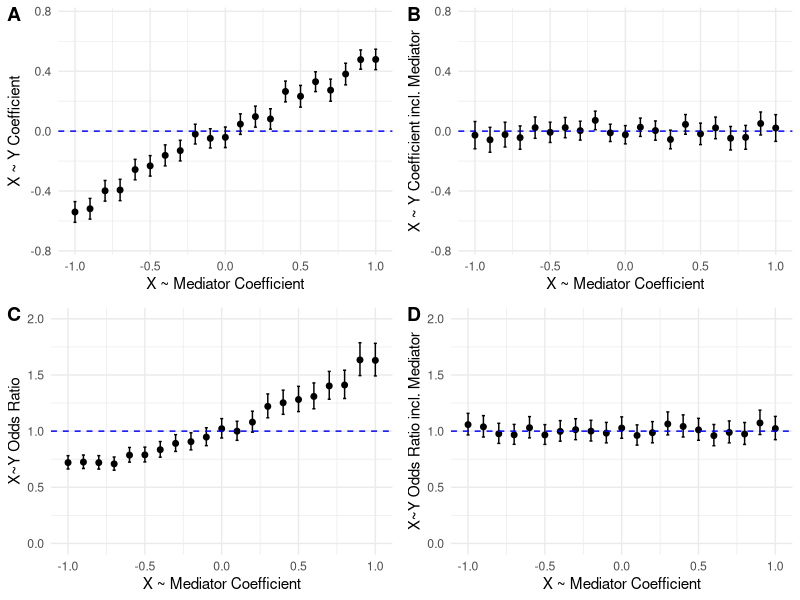
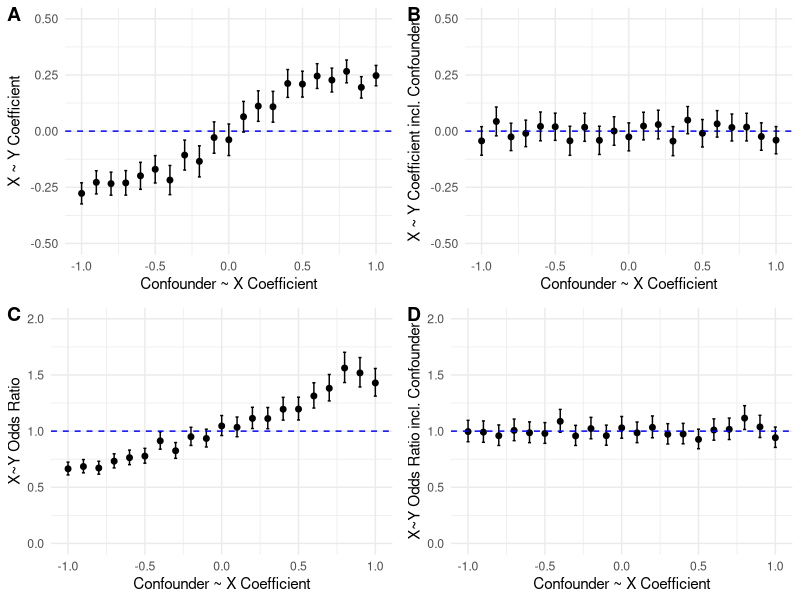

Write R code to recreate these figures, in order. (Note: a time limit stopped this script after it produced the figures.)
# Loading useful libraries
library(tidyverse)
library(dplyr)
library(ggplot2)
library(ggpubr)

set.seed(27)

################################################################################
# Mediator example (linear regression)

# Creating the mediator simulation function

sim_Med <- function(betaXMed, betaMedY, betaXY){
  n <- 1000
  errorMed <- 1     # error / random noise scaling
  errorX   <- 1
  errorY   <- 1
  X   <- errorX*rnorm(n)                             # generate X from standard normal distribution
  Med <- betaXMed*X              + errorMed*rnorm(n) # generate Mediator from X
  Y   <- betaXY*X + betaMedY*Med + errorY*rnorm(n)   # generate Y from X and Mediator
  lm1 <- lm(Y~X)          # simple regression
  lm2 <- lm(Y~X+Med)      # multiple regression
  coefXY    <- lm1$coefficients[2]  # save the estimate effect of X on Y from the simple regression
  coefXMedY <- lm2$coefficients[2]  # save the estimate effect of X on Y from the multiple regression
  coefXY.up    <- confint(lm1)[2,2] # save confidence intervals for both regressions
  coefXY.lo    <- confint(lm1)[2,1]
  coefXMedY.up <- confint(lm2)[2,2]
  coefXMedY.lo <- confint(lm2)[2,1]
  return(data.frame(coefXY, coefXMedY,            # return the two coefficients
                    coefXY.lo, coefXY.up,         # and the confidence intervals
                    coefXMedY.lo, coefXMedY.up)) 
}

# Set the parameters we will be using
betaMedY <- 0.5   # the mediator has quite a strong (0.5 coefficient) effect on Y
betaXY   <- 0.0   # this is the true effect of X on Y, here set as zero

# Test the function
sim_Med(1, betaMedY, betaXY)

# Run a loop of betaXMed values from -1.0 to +1.0 
betaXMed <- seq(-1.0, 1.0, by = 0.1)

resultsMed <- lapply(betaXMed, sim_Med, betaMedY, betaXY)

Med_df <- bind_rows(resultsMed)
# head(Med_df) 

# Now we can plot the estimated coefficient from the two regression models to show 
# the bias caused by different levels of mediator bias.
# The plot includes horizontal line which should be set at the 'true' value of the coefficient.

# Graph for simple regression, showing mediator bias
plot1 <- ggplot(Med_df, aes(x=betaXMed, y=coefXY)) +
  geom_point(shape=19, size = 1.7)+
  ylim(-0.75, 0.75)+
  geom_hline(yintercept=0.0, linetype='dashed', color='blue') +
  geom_errorbar(aes(ymin=coefXY.lo, ymax=coefXY.up), width=.02, colour = "black") +
  theme_minimal() + 
  xlab("X ~ Mediator Coefficient") + ylab("X ~ Y Coefficient")

# Graph for multiple regression, accounting for mediator
plot2 <- ggplot(Med_df, aes(x=betaXMed, y=coefXMedY)) +
  geom_point(shape=19, size = 1.7)+
  ylim(-0.75, 0.75)+
  geom_hline(yintercept=0.0, linetype='dashed', color='blue') +
  geom_errorbar(aes(ymin=coefXMedY.lo, ymax=coefXMedY.up), width=.02, colour = "black") +
  theme_minimal() + 
  xlab("X ~ Mediator Coefficient") + ylab("X ~ Y Coefficient incl. Mediator")


################################################################################
# Mediator example (logistic regression)

sim_Med_log <- function(bMX){
  n <- 10000                # the number of observations in the study
  X <- rbinom(n, 1, 0.5)   # categorical factor X
  #bMX <- log(bMX)
  intX <- 0     # intercept for the effect of mediator on X
  intY <- 0     # intercept for the effect of mediator on Y
  bMY <- 2      # coefficient for the effect of mediator on Y
  bXY <- 0      # coefficient for the effect of X on Y
  
  pM <- 1 / (1 + exp(-intX-bMX*X))         # expected probabilities of mediator
  M2 <- rbinom(n, 1, pM)                   # observed values of mediator
  pY <- 1 / (1 + exp(-intY-bXY*X-bMY*M2))  # expected probabilities of Y
  Y2 <- rbinom(n, 1, pY)                   # observed values of Y
  
  dat <- data.frame(X, M2, Y2)
  
  # Now run the logistic regressions with the 'observed' values of X, Y and Con
  glm1 <- glm(Y2 ~ X, family = binomial)     
  glm2 <- glm(Y2 ~ X + M2, family = binomial) 
  
  coefXY    <- exp(glm1$coefficients[2])  # save the estimate effect of X on Y from the simple regression
  coefXMedY <- exp(glm2$coefficients[2])  # save the estimate effect of X on Y from the multiple regression
  coefXY.up <- exp(confint(glm1)[2,2])    # save confidence intervals
  coefXY.lo <- exp(confint(glm1)[2,1])
  coefXMedY.up <- exp(confint(glm2)[2,2])
  coefXMedY.lo <- exp(confint(glm2)[2,1])
  return(data.frame(coefXY, coefXMedY, coefXY.lo, coefXY.up, coefXMedY.lo, coefXMedY.up))
}

sim_Med_log(1)
bMX <- seq(-1, 1, by = 0.1)

resultslogMed <- lapply(bMX, sim_Med_log)

Med_logdf <- bind_rows(resultslogMed)
head(Med_logdf) 

# Graph showing coefficients biased by mediator
plot3 <- ggplot(Med_logdf, aes(x=bMX, y=coefXY)) +
  geom_point(shape=19, size = 1.7)+
  geom_errorbar(aes(ymin=coefXY.lo, ymax=coefXY.up), width=.02, colour = "black") +
  ylim(0, 2)+
  geom_hline(yintercept=1, linetype='dashed', color='blue') +
  ylab("X~Y Odds Ratio") + xlab("X ~ Mediator Coefficient") +
  theme_minimal()

# Graph showing coefficients unbiased by mediator
plot4 <- ggplot(Med_logdf, aes(x=bMX, y=coefXMedY)) +
  geom_point(shape=19, size = 1.7)+
  geom_errorbar(aes(ymin=coefXMedY.lo, ymax=coefXMedY.up), width=.02, colour = "black") +
  ylim(0, 2)+
  geom_hline(yintercept=1, linetype='dashed', color='blue') +
  ylab("X~Y Odds Ratio incl. Mediator") + xlab("X ~ Mediator Coefficient") +
  theme_minimal()

# View the graphs
ggarrange(plot1, plot2, plot3, plot4, labels = c("A", "B", "C", "D"),
          ncol = 2, nrow = 2)


################################################################################
# Confounder example (linear regression)

# Creating the confounder simulation function
sim_Con <- function(betaConX, betaConY, betaXY){
  n <- 1000
  errorCon <- 1    # error / random noise scaling
  errorX   <- 1
  errorY   <- 1
  Con <- errorCon*rnorm(n)                             # generate Confounder
  X   <- betaConX * Con              + errorX*rnorm(n) # generate X from Confounder
  Y   <- betaConY * Con + betaXY * X + errorY*rnorm(n) # generate Y from Confounder and (potentially) X
  lm1 <- lm(Y~X)         # simple regression
  lm2 <- lm(Y~X+Con)     # multiple regression
  coefXY    <- lm1$coefficients[2]  # save the estimate effect of X on Y from the simple regression
  coefXYCon <- lm2$coefficients[2]  # save the estimate effect of X on Y from the multiple regression
  coefXY.up    <- confint(lm1)[2,2] # save confidence intervals for both regressions
  coefXY.lo    <- confint(lm1)[2,1]
  coefXYCon.up <- confint(lm2)[2,2]
  coefXYCon.lo <- confint(lm2)[2,1]
  return(data.frame(coefXY, coefXYCon,            # return the two coefficients
                    coefXY.lo, coefXY.up,         # and the confidence intervals
                    coefXYCon.lo, coefXYCon.up)) 
}

# Set the parameters we will be using
betaConY <- 0.5  # the confounder has quite a strong (0.5 coefficient) effect on Y
betaXY   <- 0.0  # this is the true effect of X on Y, here set as zero

# Test the function
sim_Con(1, betaConY, betaXY) 

# Running the function in a loop using different betaConX values between -1.0 (strong confounded 
# negative correlation) and +1.0 (strong confounded positive correlation). 0 means no confounding.
betaConX <- seq(-1.0, 1.0, by = 0.1)

resultsCon <- lapply(betaConX, sim_Con, betaConY, betaXY)

Con_df <- bind_rows(resultsCon)
# head(Con_df) # examine the output

# Now we can plot the estimated coefficient from the two regression models to show 
# the bias caused by different levels of confounding.
# The plot includes horizontal line which should be set at the 'true' value of the coefficient.

# Graph for simple regression, showing confounding bias
plot5 <- ggplot(Con_df, aes(x=betaConX, y=coefXY)) +
  geom_point(shape=19, size = 1.7)+
  ylim(-0.5, 0.5)+
  geom_hline(yintercept=0.0, linetype='dashed', color='blue') +
  geom_errorbar(aes(ymin=coefXY.lo, ymax=coefXY.up), width=.02, colour = "black") +
  theme_minimal() + 
  xlab("Confounder ~ X Coefficient") + ylab("X ~ Y Coefficient")

# Graph for multiple regression, accounting for confounder
plot6 <- ggplot(Con_df, aes(x=betaConX, y=coefXYCon)) +
  geom_point(shape=19, size = 1.7)+
  ylim(-0.5, 0.5)+
  geom_hline(yintercept=0.0, linetype='dashed', color='blue') +
  geom_errorbar(aes(ymin=coefXYCon.lo, ymax=coefXYCon.up), width=.02, colour = "black") +
  theme_minimal() + 
  xlab("Confounder ~ X Coefficient") + ylab("X ~ Y Coefficient incl. Confounder")


################################################################################
# Confounder example (logistic regression)

sim_Con_log <- function(bCX){
  n <- 10000      # the number of observations in the study
  #bCX <- log(bCX)
  C <- rbinom(n, 1, 0.5)      # simulate n values of C from the binomial distribution
  
  intX <- 0     # the intercept for the logistic regressions for the effect of the confounder on X
  intY <- 0     # the intercept for the logistic regressions for the effect of the confounder on Y
  bCY <- 2      # the coefficient for the effect of the confounder on Y (the log of the odds ratio)
  
  pX <- 1 / (1 + exp(-intX-bCX*C))   # EXPECTED probabilities of X given the value of the confounder
  pY <- 1 / (1 + exp(-intY-bCY*C))   # EXPECTED probabilities of Y given the value of the confounder
  
  X2 <- rbinom(n, 1, pX)  # Use the Expected probabilities for X to generate a value either 1 or 0 for the OBSERVED value of X
  Y2 <- rbinom(n, 1, pY)  # Use the Expected probabilities for Y to generate a value either 1 or 0 for the OBSERVED value of Y
  
  dat <- data.frame(C, X2, Y2)
  
  # Now run the logistic regressions with the 'observed' values of X, Y and Con
  glm1 <- glm(Y2 ~ X2, family = binomial)     
  glm2 <- glm(Y2 ~ X2 + C, family = binomial) 
  coefXY    <- exp(glm1$coefficients[2])  # save the estimate effect of X on Y from the simple regression
  coefXYCon <- exp(glm2$coefficients[2])  # save the estimate effect of X on Y from the multiple regression
  coefXY.up <- exp(confint(glm1)[2,2])    # save confidence intervals
  coefXY.lo <- exp(confint(glm1)[2,1])
  coefXYCon.up <- exp(confint(glm2)[2,2])
  coefXYCon.lo <- exp(confint(glm2)[2,1])
  return(data.frame(coefXY, coefXYCon, coefXY.lo, coefXY.up, coefXYCon.lo, coefXYCon.up))
}

sim_Con_log(1)

bCX <- seq(-1.0, 1.0, by = 0.1)

resultslogCon <- lapply(bCX, sim_Con_log)

Con_logdf <- bind_rows(resultslogCon)
head(Con_logdf) 

# Graph showing coefficients biased by confounder
plot7 <- ggplot(Con_logdf, aes(x=bCX, y=coefXY)) +
  geom_point(shape=19, size = 1.7)+
  geom_errorbar(aes(ymin=coefXY.lo, ymax=coefXY.up), width=.02, colour = "black") +
  ylim(0, 2)+
  geom_hline(yintercept=1, linetype='dashed', color='blue') +
  ylab("X~Y Odds Ratio") + xlab("Confounder ~ X Coefficient") +
  theme_minimal()

# Graph showing coefficients unbiased by confounder
plot8 <- ggplot(Con_logdf, aes(x=bCX, y=coefXYCon)) +
  geom_point(shape=19, size = 1.7)+
  geom_errorbar(aes(ymin=coefXYCon.lo, ymax=coefXYCon.up), width=.02, colour = "black") +
  ylim(0, 2)+
  geom_hline(yintercept=1, linetype='dashed', color='blue') +
  ylab("X~Y Odds Ratio incl. Confounder") + xlab("Confounder ~ X Coefficient") +
  theme_minimal()

# View the graphs
ggarrange(plot5, plot6, plot7, plot8, labels = c("A", "B", "C", "D"),
          ncol = 2, nrow = 2)


################################################################################
# Collider example (linear regression)

# Creating the collider simulation function
sim_Col <- function(betaXCol, betaYCol, betaXY){
  n <- 1000
  errorCol <- 1    # error / random noise scaling
  errorX   <- 1
  errorY   <- 1
  X   <- errorX*rnorm(n)                             # generate X from standard normal distribution
  Y   <- betaXY*X                + errorY*rnorm(n)   # generate Y from standard normal distribution and X
  Col <- betaXCol*X + betaYCol*Y + errorCol*rnorm(n) # generate Collider from X and Y
  lm1 <- lm(Y~X)          # simple regression
  lm2 <- lm(Y~X+Col)      # multiple regression
  coefXY    <- lm1$coefficients[2]  # save the estimate effect of X on Y from the simple regression
  coefXYCol <- lm2$coefficients[2]  # save the estimate effect of X on Y from the multiple regression 
  coefXY.up    <- confint(lm1)[2,2] # save confidence intervals for both regressions
  coefXY.lo    <- confint(lm1)[2,1]
  coefXYCol.up <- confint(lm2)[2,2]
  coefXYCol.lo <- confint(lm2)[2,1]
  return(data.frame(coefXY, coefXYCol,            # return the two coefficients
                    coefXY.lo, coefXY.up,         # and the confidence intervals
                    coefXYCol.lo, coefXYCol.up)) 
}

# Set the parameters we will be using
betaYCol <- 0.5  # Y has quite a strong (0.5 coefficient) effect on the collider
betaXY   <- 0.0  # this is the true effect of X on Y, here set as zero

# Test the function
sim_Col(1, betaYCol, betaXY)

# Run a loop of betaXCol values from -1.0 to +1.0 
betaXCol <- seq(-1.0, 1.0, by = 0.1)

resultsCol <- lapply(betaXCol, sim_Col, betaYCol, betaXY)

Col_df <- bind_rows(resultsCol)
# head(Col_df) 

# Now we can plot the estimated coefficient from the two regression models to show 
# the bias caused by different levels of collider bias.
# The plot includes horizontal line which should be set at the 'true' value of the coefficient.

# Graph for multiple regression, showing collider bias
plot9 <- ggplot(Col_df, aes(x=betaXCol, y=coefXYCol)) +
  geom_point(shape=19, size = 1.7)+
  ylim(-0.6, 0.6)+
  geom_hline(yintercept=0.0, linetype='dashed', color='blue') +
  geom_errorbar(aes(ymin=coefXYCol.lo, ymax=coefXYCol.up), width=.02, colour = "black") +
  theme_minimal() + 
  xlab("X ~ Collider Coefficient") + ylab("X ~ Y Coefficient incl. Collider")

# Graph for simple regression, unbiased by the collider
plot10 <- ggplot(Col_df, aes(x=betaXCol, y=coefXY)) +
  geom_point(shape=19, size = 1.7)+
  ylim(-0.6, 0.6)+
  geom_hline(yintercept=0.0, linetype='dashed', color='blue') +
  geom_errorbar(aes(ymin=coefXY.lo, ymax=coefXY.up), width=.02, colour = "black") +
  theme_minimal() + 
  xlab("X ~ Collider Coefficient") + ylab("X ~ Y Coefficient")


################################################################################
# Collider example (logistic regression)

# Collider logistic regression

sim_Col_log <- function(bC2X){
  n <- 10000                 # the number of observations in the study
  X <- rbinom(n, 1, 0.5)    # categorical factor X
  #bC2X <- log(bC2X)
  intX <- 0     # intercept for the effect of collider on X
  intY <- 0     # intercept for the effect of collider on Y
  bC2Y <- 2     # coefficient for the effect of collider on Y
  bXY  <- 0     # coefficient for the effect of X on Y
  
  pY <- 1 / (1 + exp(-intY-bXY*X))           # expected probabilities of Y
  Y2 <- rbinom(n, 1, pY)                     # observed values of Y
  pC <- 1 / (1 + exp(-intX-bC2X*X-bC2Y*Y2))  # expected probabilities of collider
  C2 <- rbinom(n, 1, pC)                     # observed values of collider
  
  dat <- data.frame(X, C2, Y2)
  
  glm1 <- glm(Y2 ~ X, family = binomial)   
  glm2 <- glm(Y2 ~ X + C2, family = binomial)  
  
  coefXY    <- exp(glm1$coefficients[2])  # save the estimate effect of X on Y from the simple regression
  coefXYCol <- exp(glm2$coefficients[2])
  coefXY.up <- exp(confint(glm1)[2,2])    # save confidence intervals
  coefXY.lo <- exp(confint(glm1)[2,1])
  coefXYCol.up <- exp(confint(glm2)[2,2])
  coefXYCol.lo <- exp(confint(glm2)[2,1])
  return(data.frame(coefXY, coefXYCol, coefXY.lo, coefXY.up, coefXYCol.lo, coefXYCol.up))
}

sim_Col_log(1)
bC2X <- seq(-1, 1, by = 0.1)

resultslogCol <- lapply(bC2X, sim_Col_log)

Col_logdf <- bind_rows(resultslogCol)
head(Col_logdf) 

# Graph showing coefficients unbiased by confounder
plot11 <- ggplot(Col_logdf, aes(x=bC2X, y=coefXYCol)) +
  geom_point()+
  geom_errorbar(aes(ymin=coefXYCol.lo, ymax=coefXYCol.up), width=.02, colour = "black") +
  ylim(0, 2)+
  geom_hline(yintercept=1, linetype='dashed', color='blue') +
  ylab("X~Y Odds Ratio incl. Collider") + xlab("X ~ Collider Coefficient") +
  theme_minimal()

# Graph showing coefficients unbiased by collider
plot12 <- ggplot(Col_logdf, aes(x=bC2X, y=coefXY)) +
  geom_point()+
  geom_errorbar(aes(ymin=coefXY.lo, ymax=coefXY.up), width=.02, colour = "black") +
  ylim(0, 2)+
  geom_hline(yintercept=1, linetype='dashed', color='blue') +
  ylab("X~Y Odds Ratio") + xlab("X ~ Collider Coefficient") +
  theme_minimal()

# View the graphs
ggarrange(plot9, plot10, plot11, plot12, labels = c("A", "B", "C", "D"),
          ncol = 2, nrow = 2)


################################################################################
# Mediator ~ Y variation

# Set the parameters we will be using
betaXY   <- 0.0   # this is the true effect of X on Y, here set as zero

# Run a loop of betaXMed values from -1.0 to +1.0 
betaXMed <- seq(-1.0, 1.0, by = 0.1)

resultsMed1 <- lapply(betaXMed, sim_Med, betaMedY = 0.25, betaXY) %>%
  bind_rows()
# head(resultsMed1) # examine the output
resultsMed2 <- lapply(betaXMed, sim_Med, betaMedY = 0.50, betaXY) %>%
  bind_rows()
# head(resultsMed2) # examine the output
resultsMed3 <- lapply(betaXMed, sim_Med, betaMedY = 0.75, betaXY) %>%
  bind_rows()
# head(resultsMed3) # examine the output

# Now we can plot the estimated coefficient from the two regression models to show 
# the bias caused by different levels of mediator bias.
# The plot includes horizontal line which should be set at the 'true' value of the coefficient.

# Graph for simple regression, showing mediator bias
plot13 <- ggplot(NULL, aes(x=betaXMed, y=coefXY)) +
  geom_point(data=resultsMed1, shape=19, size = 1.7, aes(colour="0.25")) +
  stat_smooth(data=resultsMed1, method=loess, colour = "darkgoldenrod1", fill = "lemonchiffon") +
  geom_errorbar(data=resultsMed1,aes(ymin=coefXY.lo, ymax=coefXY.up), width = .02, colour='darkgoldenrod1') +
  geom_point(data=resultsMed2, shape=19, size = 1.7, aes(colour="0.50")) +
  stat_smooth(data=resultsMed2, method=loess, colour = "darkorange2", fill = "bisque") +
  geom_errorbar(data=resultsMed2,aes(ymin=coefXY.lo, ymax=coefXY.up), width = .02, colour='darkorange2') +
  geom_point(data=resultsMed3, shape=19, size = 1.7, aes(colour="0.75")) +
  stat_smooth(data=resultsMed3, method=loess, colour = "sienna", fill = "antiquewhite") +
  geom_errorbar(data=resultsMed3,aes(ymin=coefXY.lo, ymax=coefXY.up), width = .02, colour='sienna') +
  geom_hline(yintercept=0.0, linetype='dashed', colour='blue') +  
  scale_color_manual(name="Mediator ~ Y", 
                     breaks=c("0.25", "0.50", "0.75"),
                     values = c("darkgoldenrod1", "darkorange2", "sienna")) +
  ylim(-1, 1) +
  theme_minimal() + 
  xlab("X ~ Mediator Coefficient") + ylab("X ~ Y Coefficient") +
  theme(legend.position = "none")

# Graph for multiple regression, accounting for mediator
plot14 <- ggplot(NULL, aes(x=betaXMed, y=coefXMedY)) +
  geom_point(data=resultsMed1, shape=19, size = 1.7, aes(colour="0.25")) +
  geom_errorbar(data=resultsMed1,aes(ymin=coefXMedY.lo, ymax=coefXMedY.up), width = .02, colour='darkgoldenrod1') +
  geom_point(data=resultsMed2, shape=19, size = 1.7, aes(colour="0.50")) +
  geom_errorbar(data=resultsMed2,aes(ymin=coefXMedY.lo, ymax=coefXMedY.up), width = .02, colour='darkorange2') +
  geom_point(data=resultsMed3, shape=19, size = 1.7, aes(colour="0.75")) +
  geom_errorbar(data=resultsMed3,aes(ymin=coefXMedY.lo, ymax=coefXMedY.up), width = .02, colour='sienna') +
  geom_hline(yintercept=0.0, linetype='dashed', colour='blue') +  
  scale_color_manual(name="Mediator ~ Y", 
                     breaks=c("0.25", "0.50", "0.75"),
                     values = c("darkgoldenrod1", "darkorange2", "sienna")) +  
  ylim(-1, 1) +
  theme_minimal() + 
  xlab("X ~ Mediator Coefficient") + ylab("X ~ Y Coefficient incl. Mediator") +
  theme(legend.position = "none")

# View the graphs
ggarrange(plot13, plot14,
          ncol = 2, nrow = 1)


################################################################################
# Confounder ~ Y variation

# Set the parameters we will be using
betaXY   <- 0.0  # this is the true effect of X on Y, here set as zero

# Running the function in a loop using different betaConX values between -1.0 (strong confounded 
# negative correlation) and +1.0 (strong confounded positive correlation). 0 means no confounding.
betaConX <- seq(-1.0, 1.0, by = 0.1)

resultsCon1 <- lapply(betaConX, sim_Con, betaConY = 0.25, betaXY) %>%
  bind_rows()
# head(resultsCon1) # examine the output
resultsCon2 <- lapply(betaConX, sim_Con, betaConY = 0.50, betaXY) %>%
  bind_rows()
# head(resultsCon2) # examine the output
resultsCon3 <- lapply(betaConX, sim_Con, betaConY = 0.75, betaXY) %>%
  bind_rows()
# head(resultsCon3) # examine the output

# Now we can plot the estimated coefficient from the two regression models to show 
# the bias caused by different levels of confounding.
# The plot includes horizontal line which should be set at the 'true' value of the coefficient.

# Graph for simple regression, showing confounding bias
plot15 <- ggplot(NULL, aes(x=betaConX, y=coefXY)) +
  geom_point(data=resultsCon1, shape=19, size = 1.7, aes(colour="0.25")) +
  stat_smooth(data=resultsCon1, method=loess, colour = "darkgoldenrod1", fill = "lemonchiffon") +
  geom_errorbar(data=resultsCon1,aes(ymin=coefXY.lo, ymax=coefXY.up), width = .02, colour='darkgoldenrod1') +
  geom_point(data=resultsCon2, shape=19, size = 1.7, aes(colour="0.50")) +
  stat_smooth(data=resultsCon2, method=loess, colour = "darkorange2", fill = "bisque") +
  geom_errorbar(data=resultsCon2,aes(ymin=coefXY.lo, ymax=coefXY.up), width = .02, colour='darkorange2') +
  geom_point(data=resultsCon3, shape=19, size = 1.7, aes(colour="0.75")) +
  stat_smooth(data=resultsCon3, method=loess, colour = "sienna", fill = "antiquewhite") +
  geom_errorbar(data=resultsCon3,aes(ymin=coefXY.lo, ymax=coefXY.up), width = .02, colour='sienna') +
  geom_hline(yintercept=0.0, linetype='dashed', colour='blue') +  
  scale_color_manual(name="Confounder ~ Y", 
                     breaks=c("0.25", "0.50", "0.75"),
                     values = c("darkgoldenrod1", "darkorange2", "sienna")) +  
  ylim(-0.5, 0.5) + theme_minimal() + 
  xlab("Confounder ~ X Coefficient") + ylab("X ~ Y Coefficient") +
  theme(legend.position = "none")

# Graph for multiple regression, accounting for confounder
plot16 <- ggplot(NULL, aes(x=betaConX, y=coefXYCon)) +
  geom_point(data=resultsCon1, shape=19, size = 1.7, aes(colour="0.25")) +
  geom_errorbar(data=resultsCon1,aes(ymin=coefXYCon.lo, ymax=coefXYCon.up), width = .02, colour='darkgoldenrod1') +
  geom_point(data=resultsCon2, shape=19, size = 1.7, aes(colour="0.50")) +
  geom_errorbar(data=resultsCon2,aes(ymin=coefXYCon.lo, ymax=coefXYCon.up), width = .02, colour='darkorange2') +
  geom_point(data=resultsCon3, shape=19, size = 1.7, aes(colour="0.75")) +
  geom_errorbar(data=resultsCon3,aes(ymin=coefXYCon.lo, ymax=coefXYCon.up), width = .02, colour='sienna') +
  geom_hline(yintercept=0.0, linetype='dashed', colour='blue') +  
  scale_color_manual(name="Confounder ~ Y", 
                     breaks=c("0.25", "0.50", "0.75"),
                     values = c("darkgoldenrod1", "darkorange2", "sienna")) +  
  ylim(-0.5, 0.5) + theme_minimal() + 
  xlab("Confounder ~ X Coefficient") + ylab("X ~ Y Coefficient incl. Confounder") +
  theme(legend.position = "none")

# View the graphs
ggarrange(plot15, plot16,
          ncol = 2, nrow = 1)


################################################################################
# Y ~ Collider variation

# Set the parameters we will be using
betaXY   <- 0.0  # this is the true effect of X on Y, here set as zero

# Running the function in a loop using different betaXCol values between -1.0 (strong confounded 
# negative correlation) and +1.0 (strong confounded positive correlation). 0 means no confounding.
betaXCol <- seq(-1.0, 1.0, by = 0.1)

resultsCol1 <- lapply(betaXCol, sim_Col, betaYCol = 0.25, betaXY) %>%
  bind_rows() 
# head(resultsCol1) # examine the output
resultsCol2 <- lapply(betaXCol, sim_Col, betaYCol = 0.50, betaXY) %>%
  bind_rows()
# head(resultsCol2) # examine the output
resultsCol3 <- lapply(betaXCol, sim_Col, betaYCol = 0.75, betaXY) %>%
  bind_rows()
# head(resultsCol3) # examine the output

# Now we can plot the estimated coefficient from the two regression models to show 
# the bias caused by different levels of collider bias.
# The plot includes horizontal line which should be set at the 'true' value of the coefficient.

# Graph for multiple regression, showing collider bias
plot17 <- ggplot(NULL, aes(x=betaXCol, y=coefXYCol)) +
  geom_point(data=resultsCol1, shape=19, size = 1.7, aes(colour="0.25")) +
  stat_smooth(data=resultsCol1, method=loess, colour = "darkgoldenrod1", fill = "lemonchiffon") +
  geom_errorbar(data=resultsCol1,aes(ymin=coefXYCol.lo, ymax=coefXYCol.up), width = .02, colour='darkgoldenrod1') +
  geom_point(data=resultsCol2, shape=19, size = 1.7, aes(colour="0.50")) +
  stat_smooth(data=resultsCol2, method=loess, colour = "darkorange2", fill = "bisque") +
  geom_errorbar(data=resultsCol2,aes(ymin=coefXYCol.lo, ymax=coefXYCol.up), width = .02, colour='darkorange2') +
  geom_point(data=resultsCol3, shape=19, size = 1.7, aes(colour="0.75")) +
  stat_smooth(data=resultsCol3, method=loess, colour = "sienna", fill = "antiquewhite") +
  geom_errorbar(data=resultsCol3,aes(ymin=coefXYCol.lo, ymax=coefXYCol.up), width = .02, colour='sienna') +
  geom_hline(yintercept=0.0, linetype='dashed', colour='blue') +  
  scale_color_manual(name="Y ~ Collider", 
                     breaks=c("0.25", "0.50", "0.75"),
                     values = c("darkgoldenrod1", "darkorange2", "sienna")) +
  ylim(-0.6, 0.6) +
  theme_minimal() + 
  xlab("X ~ Collider Coefficient") + ylab("X ~ Y Coefficient incl. Collider") +
  theme(legend.position = "none")

# Graph for simple regression, unbiased by collider
plot18 <- ggplot(NULL, aes(x=betaXCol, y=coefXY)) +
  geom_point(data=resultsCol1, shape=19, size = 1.7, aes(colour="0.25")) +
  geom_errorbar(data=resultsCol1,aes(ymin=coefXY.lo, ymax=coefXY.up), width = .02, colour='darkgoldenrod1') +
  geom_point(data=resultsCol2, shape=19, size = 1.7, aes(colour="0.50")) +
  geom_errorbar(data=resultsCol2,aes(ymin=coefXY.lo, ymax=coefXY.up), width = .02, colour='darkorange2') +
  geom_point(data=resultsCol3, shape=19, size = 1.7, aes(colour="0.75")) +
  geom_errorbar(data=resultsCol3,aes(ymin=coefXY.lo, ymax=coefXY.up), width = .02, colour='sienna') +
  geom_hline(yintercept=0.0, linetype='dashed', colour='blue') +  
  scale_color_manual(name="Y ~ Collider", 
                     breaks=c("0.25", "0.50", "0.75"),
                     values = c("darkgoldenrod1", "darkorange2", "sienna")) +  
  ylim(-0.6, 0.6) +
  theme_minimal() + 
  xlab("X ~ Collider Coefficient") + ylab("X ~ Y Coefficient") +
  theme(legend.position = "none")

# View the graphs
ggarrange(plot17, plot18,
          ncol = 2, nrow = 1)


################################################################################
# X ~ Y variation (mediator)

# Set the parameters we will be using
betaMedY <- 0.5   # this is the true effect of X on Y, here set as zero

# Run a loop of betaXMed values from -1.0 to +1.0 
betaXMed <- seq(-1.0, 1.0, by = 0.1)

resultsMed1 <- lapply(betaXMed, sim_Med, betaMedY, betaXY = 0.25) %>%
  bind_rows()
# head(resultsMed1) # examine the output
resultsMed2 <- lapply(betaXMed, sim_Med, betaMedY, betaXY = 0.50) %>%
  bind_rows()
# head(resultsMed2) # examine the output
resultsMed3 <- lapply(betaXMed, sim_Med, betaMedY, betaXY = 0.75) %>%
  bind_rows()
# head(resultsMed3) # examine the output

# Now we can plot the estimated coefficient from the two regression models to show 
# the bias caused by different levels of mediator bias.
# The plot includes horizontal line which should be set at the 'true' value of the coefficient.

# Graph for simple regression, showing mediator bias
plot19 <- ggplot(NULL, aes(x=betaXMed, y=coefXY)) +
  geom_point(data=resultsMed1, shape=19, size = 1.7, aes(colour="0.25")) +
  geom_errorbar(data=resultsMed1,aes(ymin=coefXY.lo, ymax=coefXY.up), width = .02, colour='darkgoldenrod1') +
  geom_point(data=resultsMed2, shape=19, size = 1.7, aes(colour="0.50")) +
  geom_errorbar(data=resultsMed2,aes(ymin=coefXY.lo, ymax=coefXY.up), width = .02, colour='darkorange2') +
  geom_point(data=resultsMed3, shape=19, size = 1.7, aes(colour="0.75")) +
  geom_errorbar(data=resultsMed3,aes(ymin=coefXY.lo, ymax=coefXY.up), width = .02, colour='sienna') +
  geom_hline(yintercept=0.25, linetype='dashed', colour='darkgoldenrod1') +  
  geom_hline(yintercept=0.50, linetype='dashed', colour='darkorange2') +  
  geom_hline(yintercept=0.75, linetype='dashed', colour='sienna') +  
  scale_color_manual(name="True X ~ Y", 
                     breaks=c("0.25", "0.50", "0.75"),
                     values = c("darkgoldenrod1", "darkorange2", "sienna")) +
  ylim(-0.5, 1.5) +
  theme_minimal() + 
  xlab("X ~ Mediator Coefficient") + ylab("X ~ Y Coefficient") +
  theme(legend.position = "none")

# Graph for multiple regression, accounting for mediator
plot20 <- ggplot(NULL, aes(x=betaXMed, y=coefXMedY)) +
  geom_point(data=resultsMed1, shape=19, size = 1.7, aes(colour="0.25")) +
  geom_errorbar(data=resultsMed1,aes(ymin=coefXMedY.lo, ymax=coefXMedY.up), width = .02, colour='darkgoldenrod1') +
  geom_point(data=resultsMed2, shape=19, size = 1.7, aes(colour="0.50")) +
  geom_errorbar(data=resultsMed2,aes(ymin=coefXMedY.lo, ymax=coefXMedY.up), width = .02, colour='darkorange2') +
  geom_point(data=resultsMed3, shape=19, size = 1.7, aes(colour="0.75")) +
  geom_errorbar(data=resultsMed3,aes(ymin=coefXMedY.lo, ymax=coefXMedY.up), width = .02, colour='sienna') +
  geom_hline(yintercept=0.25, linetype='dashed', colour='darkgoldenrod1') +  
  geom_hline(yintercept=0.50, linetype='dashed', colour='darkorange2') +  
  geom_hline(yintercept=0.75, linetype='dashed', colour='sienna') +  
  scale_color_manual(name="True X ~ Y", 
                     breaks=c("0.25", "0.50", "0.75"),
                     values = c("darkgoldenrod1", "darkorange2", "sienna")) +  
  ylim(-0.5, 1.5) +
  theme_minimal() + 
  xlab("X ~ Mediator Coefficient") + ylab("X ~ Y Coefficient incl. Mediator") +
  theme(legend.position = "none")

# View the graphs
ggarrange(plot19, plot20,
          ncol = 2, nrow = 1)


################################################################################
# X ~ Y variation (confounder)

# Set the parameters we will be using
betaConY <- 0.5  # the confounder has quite a strong (0.5 coefficient) effect on Y

# Running the function in a loop using different betaConX values between -1.0 (strong confounded 
# negative correlation) and +1.0 (strong confounded positive correlation). 0 means no confounding.
betaConX <- seq(-1.0, 1.0, by = 0.1)

resultsCon1 <- lapply(betaConX, sim_Con, betaConY, betaXY = 0.25) %>%
  bind_rows()
# head(resultsCon1) # examine the output
resultsCon2 <- lapply(betaConX, sim_Con, betaConY, betaXY = 0.50) %>%
  bind_rows()
# head(resultsCon2) # examine the output
resultsCon3 <- lapply(betaConX, sim_Con, betaConY, betaXY = 0.75) %>%
  bind_rows()
# head(resultsCon3) # examine the output

# Now we can plot the estimated coefficient from the two regression models to show 
# the bias caused by different levels of confounding.
# The plot includes horizontal line which should be set at the 'true' value of the coefficient.

# Graph for simple regression, showing confounding bias
plot21 <- ggplot(NULL, aes(x=betaConX, y=coefXY)) +
  geom_point(data=resultsCon1, shape=19, size = 1.7, aes(colour="0.25")) +
  geom_errorbar(data=resultsCon1,aes(ymin=coefXY.lo, ymax=coefXY.up), width = .02, colour='darkgoldenrod1') +
  geom_point(data=resultsCon2, shape=19, size = 1.7, aes(colour="0.50")) +
  geom_errorbar(data=resultsCon2,aes(ymin=coefXY.lo, ymax=coefXY.up), width = .02, colour='darkorange2') +
  geom_point(data=resultsCon3, shape=19, size = 1.7, aes(colour="0.75")) +
  geom_errorbar(data=resultsCon3,aes(ymin=coefXY.lo, ymax=coefXY.up), width = .02, colour='sienna') +
  geom_hline(yintercept=0.25, linetype='dashed', colour='darkgoldenrod1') +  
  geom_hline(yintercept=0.50, linetype='dashed', colour='darkorange2') +  
  geom_hline(yintercept=0.75, linetype='dashed', colour='sienna') +  
  scale_color_manual(name="True X ~ Y", 
                     breaks=c("0.25", "0.50", "0.75"),
                     values = c("darkgoldenrod1", "darkorange2", "sienna")) +  
  ylim(-0.2, 1.2) +
  theme_minimal() + 
  xlab("Confounder ~ X Coefficient") + ylab("X ~ Y Coefficient") +
  theme(legend.position = "none")

# Graph for multiple regression, accounting for confounder
plot22 <- ggplot(NULL, aes(x=betaConX, y=coefXYCon)) +
  geom_point(data=resultsCon1, shape=19, size = 1.7, aes(colour="0.25")) +
  geom_errorbar(data=resultsCon1,aes(ymin=coefXYCon.lo, ymax=coefXYCon.up), width = .02, colour='darkgoldenrod1') +
  geom_point(data=resultsCon2, shape=19, size = 1.7, aes(colour="0.50")) +
  geom_errorbar(data=resultsCon2,aes(ymin=coefXYCon.lo, ymax=coefXYCon.up), width = .02, colour='darkorange2') +
  geom_point(data=resultsCon3, shape=19, size = 1.7, aes(colour="0.75")) +
  geom_errorbar(data=resultsCon3,aes(ymin=coefXYCon.lo, ymax=coefXYCon.up), width = .02, colour='sienna') +
  geom_hline(yintercept=0.25, linetype='dashed', colour='darkgoldenrod1') +  
  geom_hline(yintercept=0.50, linetype='dashed', colour='darkorange2') +  
  geom_hline(yintercept=0.75, linetype='dashed', colour='sienna') +  
  scale_color_manual(name="True X ~ Y", 
                     breaks=c("0.25", "0.50", "0.75"),
                     values = c("darkgoldenrod1", "darkorange2", "sienna")) +  
  ylim(-0.2, 1.2) +
  theme_minimal() + 
  xlab("Confounder ~ X Coefficient") + ylab("X ~ Y Coefficient incl. Confounder") +
  theme(legend.position = "none")

# View the graphs
ggarrange(plot21, plot22,
          ncol = 2, nrow = 1)


################################################################################
# X ~ Y variation (collider)

# Set the parameters we will be using
betaYCol <- 0.5  # this is the true effect of Y on the collider, here set as 0.5

# Running the function in a loop using different betaXCol values between -1.0 (strong confounded 
# negative correlation) and +1.0 (strong confounded positive correlation). 0 means no confounding.
betaXCol <- seq(-1.0, 1.0, by = 0.1)

resultsCol1 <- lapply(betaXCol, sim_Col, betaYCol, betaXY = 0.25) %>%
  bind_rows() 
# head(resultsCol1) # examine the output
resultsCol2 <- lapply(betaXCol, sim_Col, betaYCol, betaXY = 0.50) %>%
  bind_rows()
# head(resultsCol2) # examine the output
resultsCol3 <- lapply(betaXCol, sim_Col, betaYCol, betaXY = 0.75) %>%
  bind_rows()
# head(resultsCol3) # examine the output

# Now we can plot the estimated coefficient from the two regression models to show 
# the bias caused by different levels of collider bias.
# The plot includes horizontal line which should be set at the 'true' value of the coefficient.

# Graph for multiple regression, showing collider bias
plot23 <- ggplot(NULL, aes(x=betaXCol, y=coefXYCol)) +
  geom_point(data=resultsCol1, shape=19, size = 1.7, aes(colour="0.25")) +
  geom_errorbar(data=resultsCol1,aes(ymin=coefXYCol.lo, ymax=coefXYCol.up), width = .02, colour='darkgoldenrod1') +
  geom_point(data=resultsCol2, shape=19, size = 1.7, aes(colour="0.50")) +
  geom_errorbar(data=resultsCol2,aes(ymin=coefXYCol.lo, ymax=coefXYCol.up), width = .02, colour='darkorange2') +
  geom_point(data=resultsCol3, shape=19, size = 1.7, aes(colour="0.75")) +
  geom_errorbar(data=resultsCol3,aes(ymin=coefXYCol.lo, ymax=coefXYCol.up), width = .02, colour='sienna') +
  geom_hline(yintercept=0.25, linetype='dashed', colour='darkgoldenrod1') +  
  geom_hline(yintercept=0.50, linetype='dashed', colour='darkorange2') +  
  geom_hline(yintercept=0.75, linetype='dashed', colour='sienna') +  
  scale_color_manual(name="True X ~ Y", 
                     breaks=c("0.25", "0.50", "0.75"),
                     values = c("darkgoldenrod1", "darkorange2", "sienna")) +
  ylim(-0.3, 1.3) +
  theme_minimal() + 
  xlab("X ~ Collider Coefficient") + ylab("X ~ Y Coefficient incl. Collider") +
  theme(legend.position = "none")

# Graph for simple regression, unbiased by collider
plot24 <- ggplot(NULL, aes(x=betaXCol, y=coefXY)) +
  geom_point(data=resultsCol1, shape=19, size = 1.7, aes(colour="0.25")) +
  geom_errorbar(data=resultsCol1,aes(ymin=coefXY.lo, ymax=coefXY.up), width = .02, colour='darkgoldenrod1') +
  geom_point(data=resultsCol2, shape=19, size = 1.7, aes(colour="0.50")) +
  geom_errorbar(data=resultsCol2,aes(ymin=coefXY.lo, ymax=coefXY.up), width = .02, colour='darkorange2') +
  geom_point(data=resultsCol3, shape=19, size = 1.7, aes(colour="0.75")) +
  geom_errorbar(data=resultsCol3,aes(ymin=coefXY.lo, ymax=coefXY.up), width = .02, colour='sienna') +
  geom_hline(yintercept=0.25, linetype='dashed', colour='darkgoldenrod1') +  
  geom_hline(yintercept=0.50, linetype='dashed', colour='darkorange2') +  
  geom_hline(yintercept=0.75, linetype='dashed', colour='sienna') +  
  scale_color_manual(name="True X ~ Y", 
                     breaks=c("0.25", "0.50", "0.75"),
                     values = c("darkgoldenrod1", "darkorange2", "sienna")) +  
  ylim(-0.3, 1.3) +
  theme_minimal() + 
  xlab("X ~ Collider Coefficient") + ylab("X ~ Y Coefficient") +
  theme(legend.position = "none")

# View the graphs
ggarrange(plot23, plot24,
          ncol = 2, nrow = 1)


################################################################################
# Simple example of all third variables (linear)

# Define parameters
n <- 1000
errorMed <- 1 
errorCol <- 1 
errorCon <- 1 
errorX   <- 1
errorY   <- 1
betaXY   <-  0.2 # effect of smoking history on covid severity
betaXCol <-  0.4 # effect of smoking history on hospitalisation
betaYCol <-  0.5 # effect of covid severity on hospitalisation
betaConX <- -0.6 # effect of HCW status on smoking history
betaConY <-  0.3 # effect of HCW status on covid severity
betaXMed <-  0.7 # effect of smoking history on smoking-related comorbidities
betaMedY <-  0.5 # effect of smoking-related comorbidities on covid severity

# Create variables
Con <- errorCon*rnorm(n)                                          # generate Confounder
X   <- betaConX*Con                           + errorX*rnorm(n)   # generate X from Confounder
Med <- betaXMed*X                             + errorMed*rnorm(n) # generate Mediator from X
Y   <- betaXY*X + betaConY*Con + betaMedY*Med + errorY*rnorm(n)   # generate Y from Confounder, Mediator and X
Col <- betaXCol*X + betaYCol*Y                + errorCol*rnorm(n) # generate Collider from X and Y

# Run regressions
lm1 <- lm(Y~X)                     
lm2 <- lm(Y~X+Con)                   
lm3 <- lm(Y~X+Col)
lm4 <- lm(Y~X+Med)
lm5 <- lm(Y~X+Con+Col)
lm6 <- lm(Y~X+Col+Med)
lm7 <- lm(Y~X+Con+Med+Col)
lm8 <- lm(Y~X+Con+Med)
coefXY    <- lm1$coefficients[2]  # save the estimate effect of X on Y from the simple regression
coefXYCon <- lm2$coefficients[2]  # save the estimate effect of X on Y from the multiple regression
coefXYCol <- lm3$coefficients[2]
coefXMedY <- lm4$coefficients[2]
coefXYConCol <- lm5$coefficients[2]
coefXMedYCol <- lm6$coefficients[2]
coefXMedYConCol <- lm7$coefficients[2]
coefXMedYCon <- lm8$coefficients[2]
coefXY.up <- confint(lm1)[2,2]  # finally saving confidence intervals
coefXY.lo <- confint(lm1)[2,1]
coefXYCon.up <- confint(lm2)[2,2]
coefXYCon.lo <- confint(lm2)[2,1]
coefXYCol.up <- confint(lm3)[2,2] 
coefXYCol.lo <- confint(lm3)[2,1] 
coefXMedY.up <- confint(lm4)[2,2] 
coefXMedY.lo <- confint(lm4)[2,1] 
coefXYConCol.up <- confint(lm5)[2,2] 
coefXYConCol.lo <- confint(lm5)[2,1] 
coefXMedYCol.up <- confint(lm6)[2,2] 
coefXMedYCol.lo <- confint(lm6)[2,1] 
coefXMedYConCol.up <- confint(lm7)[2,2] 
coefXMedYConCol.lo <- confint(lm7)[2,1] 
coefXMedYCon.up <- confint(lm8)[2,2] 
coefXMedYCon.lo <- confint(lm8)[2,1] 

# Create data frame
model <- c("None", "Confounder", "Collider", "Mediator",
           "Collider + confounder", "Collider + mediator",
           "Collider + confounder + mediator", "Confounder + mediator")
coef  <- c(coefXY, coefXYCon, coefXYCol, coefXMedY, coefXYConCol, coefXMedYCol, 
           coefXMedYConCol, coefXMedYCon)
upper <- c(coefXY.up, coefXYCon.up, coefXYCol.up, coefXMedY.up, coefXYConCol.up,
           coefXMedYCol.up, coefXMedYConCol.up, coefXMedYCon.up)
lower <- c(coefXY.lo, coefXYCon.lo, coefXYCol.lo, coefXMedY.lo, coefXYConCol.lo,
           coefXMedYCol.lo, coefXMedYConCol.lo, coefXMedYCon.lo)
dat <- data.frame(model, coef, upper, lower)
dat$model <- factor(dat$model, levels=c("None", "Confounder", "Mediator", "Collider",
                                        "Collider + confounder", "Collider + mediator",
                                        "Collider + confounder + mediator", "Confounder + mediator"))

# Plot graph of coefficients
plot25 <- ggplot(dat, aes(x=coef, y=model)) +
  geom_point(shape=19, size = 1.7) +
  geom_vline(xintercept=0.2, linetype='dashed', color='blue') +
  geom_errorbar(aes(xmin=lower, xmax=upper), width=.02, colour = "black") +
  theme_minimal() + 
  xlab("X ~ Y Coefficients") + ylab("Covariates included")
  

################################################################################
# Simple example of all third variables (logistic)

# Define parameters
n <- 10000
betaXY   <-  0.6 # effect of smoking history on covid severity
betaXCol <-  1.2 # effect of smoking history on hospitalisation
betaYCol <-  1.5 # effect of covid severity on hospitalisation
betaConX <- -1.8 # effect of HCW status on smoking history
betaConY <-  0.9 # effect of HCW status on covid severity
betaXMed <-  2.1 # effect of smoking history on smoking-related comorbidities
betaMedY <-  1.5 # effect of smoking-related comorbidities on covid severity

# Create variables
Con <- rbinom(n, 1, 0.5)    # generate Confounder
z.X <- 1 + betaConX*Con
p.X <- 1/(1+exp(-z.X))
X   <- rbinom(n, 1, p.X)    # generate X from Confounder
z.Med <- 1 + betaXMed*X 
p.Med <- 1/(1+exp(-z.Med))
Med <- rbinom(n, 1, p.Med)  # generate Mediator from X
z.Y <- 1 + betaXY*X + betaConY*Con + betaMedY*Med
p.Y <- 1/(1+exp(-z.Y))
Y   <- rbinom(n, 1, p.Y)    # generate Y from Confounder, Mediator and X
z.Col <- 1 + betaXCol*X + betaYCol*Y
p.Col <- 1/(1+exp(z.Col))
Col <- rbinom(n, 1, p.Col)  # generate Collider from X and Y

# Run regressions
lm1 <- glm(Y~X, family = binomial)                     
lm2 <- glm(Y~X+Con, family = binomial)                   
lm3 <- glm(Y~X+Col, family = binomial)
lm4 <- glm(Y~X+Med, family = binomial)
lm5 <- glm(Y~X+Con+Col, family = binomial)
lm6 <- glm(Y~X+Col+Med, family = binomial)
lm7 <- glm(Y~X+Con+Med+Col, family = binomial)
lm8 <- glm(Y~X+Con+Med, family = binomial)
coefXY    <- exp(lm1$coefficients[2])  # save the estimate effect of X on Y 
coefXYCon <- exp(lm2$coefficients[2])  
coefXYCol <- exp(lm3$coefficients[2])
coefXMedY <- exp(lm4$coefficients[2])
coefXYConCol <- exp(lm5$coefficients[2])
coefXMedYCol <- exp(lm6$coefficients[2])
coefXMedYConCol <- exp(lm7$coefficients[2])
coefXMedYCon <- exp(lm8$coefficients[2])
coefXY.up <- exp(confint(lm1)[2,2])    # save confidence intervals
coefXY.lo <- exp(confint(lm1)[2,1])
coefXYCon.up <- exp(confint(lm2)[2,2])
coefXYCon.lo <- exp(confint(lm2)[2,1])
coefXYCol.up <- exp(confint(lm3)[2,2])
coefXYCol.lo <- exp(confint(lm3)[2,1])
coefXMedY.up <- exp(confint(lm4)[2,2])
coefXMedY.lo <- exp(confint(lm4)[2,1])
coefXYConCol.up <- exp(confint(lm5)[2,2])
coefXYConCol.lo <- exp(confint(lm5)[2,1])
coefXMedYCol.up <- exp(confint(lm6)[2,2])
coefXMedYCol.lo <- exp(confint(lm6)[2,1])
coefXMedYConCol.up <- exp(confint(lm7)[2,2])
coefXMedYConCol.lo <- exp(confint(lm7)[2,1])
coefXMedYCon.up <- exp(confint(lm8)[2,2])
coefXMedYCon.lo <- exp(confint(lm8)[2,1])

# Create data frame
model <- c("None", "Confounder", "Collider", "Mediator",
           "Collider + confounder", "Collider + mediator",
           "Collider + confounder + mediator", "Confounder + mediator")
coef  <- c(coefXY, coefXYCon, coefXYCol, coefXMedY, coefXYConCol, coefXMedYCol, 
           coefXMedYConCol, coefXMedYCon)
upper <- c(coefXY.up, coefXYCon.up, coefXYCol.up, coefXMedY.up, coefXYConCol.up,
           coefXMedYCol.up, coefXMedYConCol.up, coefXMedYCon.up)
lower <- c(coefXY.lo, coefXYCon.lo, coefXYCol.lo, coefXMedY.lo, coefXYConCol.lo,
           coefXMedYCol.lo, coefXMedYConCol.lo, coefXMedYCon.lo)
dat <- data.frame(model, coef, upper, lower)
dat$model <- factor(dat$model, levels=c("None", "Confounder", "Mediator", "Collider",
                                        "Collider + confounder", "Collider + mediator",
                                        "Collider + confounder + mediator", "Confounder + mediator"))

# Plot graph of coefficients
plot26 <- ggplot(dat, aes(x=coef, y=model)) +
  geom_point(shape=19, size = 1.7) +
  geom_vline(xintercept=1.8, linetype='dashed', color='blue') +
  geom_errorbar(aes(xmin=lower, xmax=upper), width=.02, colour = "black") +
  theme_minimal() + 
  xlab("X ~ Y Odds Ratio") + ylab("Covariates included")

# View the graphs
ggarrange(plot25, plot26,
          ncol = 1, nrow = 2)


################################################################################
# Complex example of all third variables (linear)

# Setting parameters and creating variables
n     <- 1000
error <- 1
age       <-  error*rnorm(n)     # generate Con from standard normal distribution
ethnicity <-  error*rnorm(n)     # generate Con from standard normal distribution
hcw       <-  0.2*ethnicity + error*rnorm(n)     # generate Con from ethnicity
smoking   <- -0.4*hcw + -0.2*ethnicity + error*rnorm(n)    # generate  X  from hcw + ethnicity
comorbid  <-  0.3*smoking   + error*rnorm(n)               # generate Med from smoking 
# generate  Y  from smoking + age + comorbid + hcw + ethnicity 
covidsev  <-  0.2*smoking + 0.2*age + 0.4*comorbid + 0.3*hcw + 0.2*ethnicity + error*rnorm(n)   
# generate Col from smoking + hcw + age + comorbid + covidsev + ethnicity 
hospital  <-  0.2*smoking + 0.1*hcw + 0.4*age + 0.3*comorbid + 0.5*covidsev + 0.1*ethnicity + error*rnorm(n)    
# generate Col from smoking + hcw + age + comorbid + covidsev + hospital
testing   <-  0.1*smoking + 0.3*hcw + 0.2*age + comorbid*0.2 + covidsev*0.3 + 0.5*hospital + error*rnorm(n)   

# Running regressions
lm1 <- lm(covidsev ~ smoking)
lm2 <- lm(covidsev ~ smoking + age + ethnicity + hcw) # adjust for confounders
lm3 <- lm(covidsev ~ smoking + hospital + testing)    # adjust for colliders
lm4 <- lm(covidsev ~ smoking + comorbid)              # adjust for mediator
lm5 <- lm(covidsev ~ smoking + age + ethnicity + hcw + hospital + testing) # confounders + colliders
lm6 <- lm(covidsev ~ smoking + hospital + testing + comorbid)              # colliders + mediator
lm7 <- lm(covidsev ~ smoking + age + ethnicity + hcw + hospital + testing + comorbid)  # all
lm8 <- lm(covidsev ~ smoking + age + ethnicity + hcw + comorbid)           # confounders + mediator
coefXY    <- lm1$coefficients[2]  # save the estimate effect of X on Y from the simple regression
coefXYCon <- lm2$coefficients[2]  # save the estimate effect of X on Y from the multiple regressions
coefXYCol <- lm3$coefficients[2]
coefXMedY <- lm4$coefficients[2]
coefXYConCol <- lm5$coefficients[2]
coefXMedYCol <- lm6$coefficients[2]
coefXMedYConCol <- lm7$coefficients[2]
coefXMedYCon <- lm8$coefficients[2]
coefXY.up <- confint(lm1)[2,2]    # save confidence intervals
coefXY.lo <- confint(lm1)[2,1]
coefXYCon.up <- confint(lm2)[2,2]
coefXYCon.lo <- confint(lm2)[2,1]
coefXYCol.up <- confint(lm3)[2,2] 
coefXYCol.lo <- confint(lm3)[2,1] 
coefXMedY.up <- confint(lm4)[2,2] 
coefXMedY.lo <- confint(lm4)[2,1] 
coefXYConCol.up <- confint(lm5)[2,2] 
coefXYConCol.lo <- confint(lm5)[2,1] 
coefXMedYCol.up <- confint(lm6)[2,2] 
coefXMedYCol.lo <- confint(lm6)[2,1] 
coefXMedYConCol.up <- confint(lm7)[2,2] 
coefXMedYConCol.lo <- confint(lm7)[2,1] 
coefXMedYCon.up <- confint(lm8)[2,2] 
coefXMedYCon.lo <- confint(lm8)[2,1] 

# Create data frame
model <- c("None", "Confounders", "Colliders", "Mediator",
           "Colliders + confounders", "Colliders + mediator",
           "Colliders + confounders + mediator", "Confounders + mediator")
coef  <- c(coefXY, coefXYCon, coefXYCol, coefXMedY, coefXYConCol, coefXMedYCol, 
           coefXMedYConCol, coefXMedYCon)
upper <- c(coefXY.up, coefXYCon.up, coefXYCol.up, coefXMedY.up, coefXYConCol.up,
           coefXMedYCol.up, coefXMedYConCol.up, coefXMedYCon.up)
lower <- c(coefXY.lo, coefXYCon.lo, coefXYCol.lo, coefXMedY.lo, coefXYConCol.lo,
           coefXMedYCol.lo, coefXMedYConCol.lo, coefXMedYCon.lo)
dat <- data.frame(model, coef, upper, lower)
dat$model <- factor(dat$model, levels=c("None", "Confounders", "Mediator", "Colliders",
                                        "Colliders + confounders", "Colliders + mediator",
                                        "Colliders + confounders + mediator", "Confounders + mediator"))

# Plot graph of coefficients
plot27 <- ggplot(dat, aes(x=coef, y=model)) +
  geom_point(shape=19, size = 1.7) +
  geom_vline(xintercept=0.2, linetype='dashed', color='blue') +
  geom_errorbar(aes(xmin=lower, xmax=upper), width=.02, colour = "black") +
  theme_minimal() + 
  xlab("X ~ Y Coefficients") + ylab("Covariates included")

################################################################################
# Complex example of all third variables (logistic)

# Define parameters and variables 
# (same as linear but multiplied by 3, otherwise effects too small)

n <- 10000
age        <- rbinom(n, 1, 0.5) # generate Con from standard normal distribution
ethnicity  <- rbinom(n, 1, 0.5) # generate Con from standard normal distribution
p.hcw      <- 1 / (1 + exp(-1 -0.6*ethnicity))
hcw        <- rbinom(n, 1, p.hcw)     # generate Con from ethnicity
p.smoking  <- 1 / (1 + exp(-1 -(-1.2*hcw) -(-0.6*ethnicity)))
smoking    <- rbinom(n, 1, p.smoking)    # generate  X  from hcw + ethnicity
p.comorbid <- 1 / (1 + exp(-1 -0.9*smoking))
comorbid   <- rbinom(n, 1, p.comorbid)      # generate Med from smoking
# generate  Y  from smoking + age + comorbid + hcw + ethnicity
p.covidsev <- 1 / (1 + exp(-1 -0.6*smoking -0.6*age -1.2*comorbid -0.9*hcw -0.6*ethnicity))
covidsev   <- rbinom(n, 1, p.covidsev)
# generate Col from smoking + hcw + age + comorbid + covidsev + ethnicity
p.hospital <- 1 / (1 + exp(-1 -0.6*smoking -0.3*hcw -1.2*age -0.9*comorbid -1.5*covidsev -0.3*ethnicity))
hospital   <- rbinom(n, 1, p.hospital)
# generate Col from smoking + hcw + age + comorbid + covidsev + hospital
p.testing  <- 1 / (1 + exp(-1 -0.3*smoking -0.9*hcw -0.6*age -0.6*comorbid -0.9*covidsev -1.5*hospital))
testing    <- rbinom(n, 1, p.testing)

dat <- data.frame(age, ethnicity, hcw, smoking, comorbid, covidsev, hospital, testing)

lm1 <- glm(data = dat, covidsev ~ smoking, family = binomial)
lm2 <- glm(data = dat, covidsev ~ smoking + age + ethnicity + hcw, family = binomial)
lm3 <- glm(data = dat, covidsev ~ smoking + hospital + testing, family = binomial)    # adjust for colliders
lm4 <- glm(data = dat, covidsev ~ smoking + comorbid, family = binomial)              # adjust for mediator
lm5 <- glm(data = dat, covidsev ~ smoking + age + ethnicity + hcw + hospital + testing, family = binomial) # confounders + colliders
lm6 <- glm(data = dat, covidsev ~ smoking + hospital + testing + comorbid, family = binomial) # colliders + mediator
lm7 <- glm(data = dat, covidsev ~ ., family = binomial)  # all
lm8 <- glm(data = dat, covidsev ~ smoking + age + ethnicity + hcw + comorbid, family = binomial)
coefXY    <- exp(lm1$coefficients[2])  # save the estimate effect of X on Y from the simple regression
coefXYCon <- exp(lm2$coefficients[2])  # save the estimate effect of X on Y from the multiple regression
coefXYCol <- exp(lm3$coefficients[2])
coefXMedY <- exp(lm4$coefficients[2])
coefXYConCol <- exp(lm5$coefficients[2])
coefXMedYCol <- exp(lm6$coefficients[2])
coefXMedYConCol <- exp(lm7$coefficients[2])
coefXMedYCon <- exp(lm8$coefficients[2])
coefXY.up <- exp(confint(lm1)[2,2])    # finally saving confidence intervals
coefXY.lo <- exp(confint(lm1)[2,1])
coefXYCon.up <- exp(confint(lm2)[2,2])
coefXYCon.lo <- exp(confint(lm2)[2,1])
coefXYCol.up <- exp(confint(lm3)[2,2])
coefXYCol.lo <- exp(confint(lm3)[2,1])
coefXMedY.up <- exp(confint(lm4)[2,2])
coefXMedY.lo <- exp(confint(lm4)[2,1])
coefXYConCol.up <- exp(confint(lm5)[2,2])
coefXYConCol.lo <- exp(confint(lm5)[2,1])
coefXMedYCol.up <- exp(confint(lm6)[2,2])
coefXMedYCol.lo <- exp(confint(lm6)[2,1])
coefXMedYConCol.up <- exp(confint(lm7)[2,2])
coefXMedYConCol.lo <- exp(confint(lm7)[2,1])
coefXMedYCon.up <- exp(confint(lm8)[2,2])
coefXMedYCon.lo <- exp(confint(lm8)[2,1])

model <- c("None", "Confounders", "Colliders", "Mediator",
           "Colliders + confounders", "Colliders + mediator",
           "Colliders + confounders + mediator", "Confounders + mediator")
coef  <- c(coefXY, coefXYCon, coefXYCol, coefXMedY, coefXYConCol, coefXMedYCol,
           coefXMedYConCol, coefXMedYCon)
upper <- c(coefXY.up, coefXYCon.up, coefXYCol.up, coefXMedY.up, coefXYConCol.up,
           coefXMedYCol.up, coefXMedYConCol.up, coefXMedYCon.up)
lower <- c(coefXY.lo, coefXYCon.lo, coefXYCol.lo, coefXMedY.lo, coefXYConCol.lo,
           coefXMedYCol.lo, coefXMedYConCol.lo, coefXMedYCon.lo)

dat2 <- data.frame(model, coef, upper, lower)
dat2$model <- factor(dat2$model, levels=c("None", "Confounders", "Mediator", "Colliders",
                                          "Colliders + confounders", "Colliders + mediator",
                                          "Colliders + confounders + mediator", "Confounders + mediator"))

# Graph showing coefficients (xintercept is exp(0.6) = ~1.8)
plot28 <- ggplot(dat2, aes(x=coef, y=model)) +
  geom_point(shape=19, size = 1.7) +
  geom_vline(xintercept=1.8, linetype='dashed', color='blue') +
  geom_errorbar(aes(xmin=lower, xmax=upper), width=.02, colour = "black") +
  theme_minimal() +
  xlab("X ~ Y Odds Ratio") + ylab("Covariates included")

# View the graphs
ggarrange(plot27, plot28,
          ncol = 1, nrow = 2)
